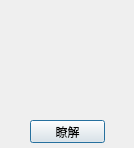
<?xml version="1.0" encoding="UTF-8"?>
<ui version="4.0">
 <class>about</class>
 <widget class="QDialog" name="about">
  <property name="geometry">
   <rect>
    <x>0</x>
    <y>0</y>
    <width>134</width>
    <height>148</height>
   </rect>
  </property>
  <property name="windowTitle">
   <string notr="true"> 說明</string>
  </property>
  <property name="sizeGripEnabled">
   <bool>false</bool>
  </property>
  <property name="modal">
   <bool>false</bool>
  </property>
  <widget class="QLabel" name="label">
   <property name="geometry">
    <rect>
     <x>10</x>
     <y>10</y>
     <width>51</width>
     <height>51</height>
    </rect>
   </property>
   <property name="text">
    <string/>
   </property>
   <property name="pixmap">
    <pixmap resource="opengui.qrc">:/opengui/red.png</pixmap>
   </property>
  </widget>
  <widget class="QLabel" name="label_2">
   <property name="geometry">
    <rect>
     <x>10</x>
     <y>70</y>
     <width>51</width>
     <height>51</height>
    </rect>
   </property>
   <property name="text">
    <string/>
   </property>
   <property name="pixmap">
    <pixmap resource="opengui.qrc">:/opengui/blue.png</pixmap>
   </property>
  </widget>
  <widget class="QLabel" name="label_3">
   <property name="geometry">
    <rect>
     <x>70</x>
     <y>10</y>
     <width>51</width>
     <height>51</height>
    </rect>
   </property>
   <property name="text">
    <string/>
   </property>
   <property name="pixmap">
    <pixmap resource="about.qrc">:/key/key_J.png</pixmap>
   </property>
  </widget>
  <widget class="QLabel" name="label_4">
   <property name="geometry">
    <rect>
     <x>70</x>
     <y>70</y>
     <width>51</width>
     <height>51</height>
    </rect>
   </property>
   <property name="text">
    <string/>
   </property>
   <property name="pixmap">
    <pixmap resource="about.qrc">:/key/key_L.png</pixmap>
   </property>
  </widget>
  <widget class="QPushButton" name="pushButton">
   <property name="geometry">
    <rect>
     <x>30</x>
     <y>120</y>
     <width>75</width>
     <height>23</height>
    </rect>
   </property>
   <property name="text">
    <string>瞭解</string>
   </property>
  </widget>
  <widget class="QLabel" name="label_5">
   <property name="geometry">
    <rect>
     <x>-10</x>
     <y>0</y>
     <width>151</width>
     <height>151</height>
    </rect>
   </property>
   <property name="text">
    <string/>
   </property>
   <property name="pixmap">
    <pixmap resource="about.qrc">:/key/about.jpg</pixmap>
   </property>
  </widget>
  <zorder>label_5</zorder>
  <zorder>label</zorder>
  <zorder>label_2</zorder>
  <zorder>label_3</zorder>
  <zorder>label_4</zorder>
  <zorder>pushButton</zorder>
 </widget>
 <resources>
  <include location="opengui.qrc"/>
  <include location="about.qrc"/>
 </resources>
 <connections/>
</ui>
